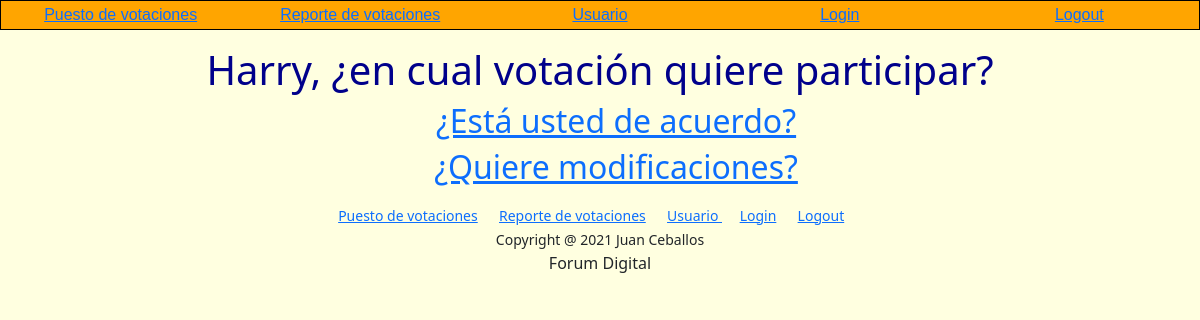
/votar/ (signed in), run on the app's committed database.
### poll/models.py (models this page shows, shortened)
class Poll(models.Model):
    class Method(models.TextChoices):
        MAYORIA_CALIFICADA = 'Mayoria Calificada'
        MAYORIA_SIMPLE = 'Mayoría Simple'
        VERIFICA_QUORUM = 'Verificación del Quorum'
    class Criteria(models.TextChoices):
        INDIVIDUAL = 'Individual'
        COEFICIENT = 'Coeficiente'
        SHARES = 'Acciones'
    question = models.CharField(max_length=127)
    method = models.CharField(max_length=23, choices=Method.choices, default=Method.MAYORIA_CALIFICADA)
    parameter = models.DecimalField(max_digits=5, decimal_places=2,default=0.7)
    criteria = models.CharField(max_length=11, choices=Criteria.choices, default=Criteria.COEFICIENT)
    max_voters = models.IntegerField(default=0)
    max_shares = models.IntegerField(default=0)
    start_time = models.DateTimeField()
    end_time = models.DateTimeField()

### votar/views.py (the view)
# urls.py: path("", views.votar_view, name="votar"),
def votar_view(request):
    if request.user.is_authenticated:
        return render(request, "poll/votar.html", {
            "polls": Poll.objects.all()
        })
    else:
        return HttpResponseRedirect(reverse("login"))

### poll/templates/poll/votar.html
{% extends "poll/layout.html" %}
{% block body %}
    <h1> {{ request.user.username }},
    ¿en cual votación quiere participar?</h1>
    <ul>
        {% for poll in polls %}
            <h2>
                <a href="{% url 'votar' poll.id %}">
                    {{ poll.question }}
                </a>
            </h2>
            {% empty %}
                <li>No hay votaciones</li>
        {% endfor %}
    </ul>
{% endblock %}

### poll/static/poll/styles.css (style rules this page uses)
h1, h2 { color: darkblue; text-align: center; }
@media (min-width: 600px) { body { background-color: lightyellow; } }

### poll/templates/poll/layout.html (style rules this page uses)
body { background: lightyellow !important; }

### data on the page
Poll: question "¿Está usted de acuerdo?"
Poll: question "¿Quiere modificaciones?"

### other printed values
{{ request.user.username }} "Harry"
